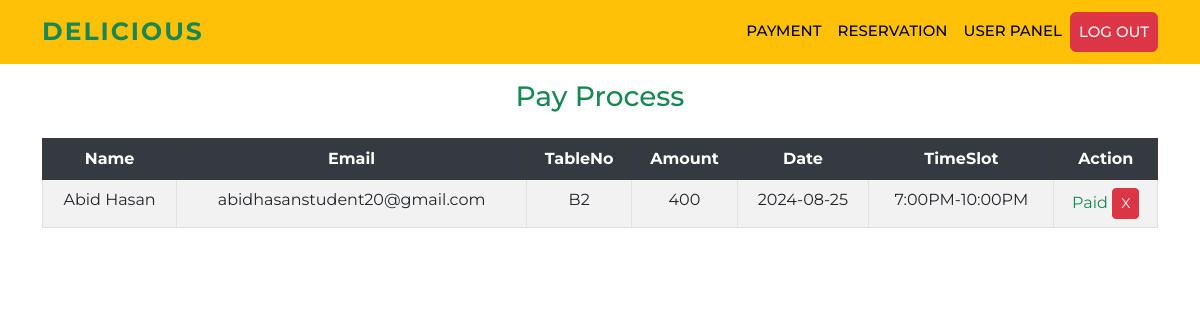
Page /user/setpay.php?id=3 (signed in) on the committed database.
### tables this page shows
CREATE TABLE `reservation` (
  `res_id` int(55) NOT NULL,
  `table_id` int(50) NOT NULL,
  `name` varchar(200) NOT NULL,
  `email` varchar(200) NOT NULL,
  `amount` varchar(100) NOT NULL,
  `table` varchar(200) NOT NULL,
  `date` varchar(100) NOT NULL,
  `timeslot` varchar(50) NOT NULL,
  `currenttime` datetime NOT NULL DEFAULT current_timestamp()
);

### user/setpay.php (the view, shortened to what this page needs)
<?php
include 'connection.php';
$id = $_GET['id'];
$email = $_SESSION['email'];
$sql = "SELECT * FROM reservation WHERE table_id='$id' AND email='$email' ORDER BY table_id DESC";
$result = $conn->query($sql);
function isPaid($res_id, $conn) {
    $stmt = $conn->prepare("SELECT status FROM payment WHERE resid = ?");
    $stmt->bind_param("i", $res_id);
    $stmt->execute();
    $result = $stmt->get_result();
    if ($row = $result->fetch_assoc()) {
        return $row['status'] === 'paid';
    }
    return false;
}
?>
<!DOCTYPE html>
<html lang="en">
<head>
    <link rel="stylesheet" href="userstyle.css">
    <link href="https://cdn.jsdelivr.net/npm/bootstrap@5.2.3/dist/css/bootstrap.min.css" rel="stylesheet">
</head>
<body>
    <?php include "Nav.php"; ?>
    <div class="container" style="margin-top: 5rem;">
        <h3 class="text-center text-success mb-4">Pay Process</h3>
        <div class="table-responsive">
            <table class="table table-striped table-bordered text-center">
                <thead class="table-dark">
                    <tr>
                        <th>Name</th>
                        <th>Email</th>
                        <th>TableNo</th>
                        <th>Amount</th>
                        <th>Date</th>
                        <th>TimeSlot</th>
                        <th>Action</th>
                    </tr>
                </thead>
                <tbody>
                    <?php while ($row = $result->fetch_assoc()): ?>
                        <tr>
                            <td><?php echo htmlspecialchars($row['name']); ?></td>
                            <td><?php echo htmlspecialchars($row['email']); ?></td>
                            <td><?php echo htmlspecialchars($row['table']); ?></td>
                            <td><?php echo htmlspecialchars($row['amount']); ?></td>
                            <td><?php echo htmlspecialchars($row['date']); ?></td>
                            <td><?php echo htmlspecialchars($row['timeslot']); ?></td>
                            <td>
                                <?php if (isPaid($row['res_id'], $conn)): ?>
                                    <span class="text-success">Paid</span>
                                    <a href="deletebook.php?id=<?php echo $row['res_id']; ?>" class="btn btn-danger btn-sm">X</a>
                                <?php else: ?>
                                    <a href="deletebook.php?id=<?php echo $row['res_id']; ?>" class="btn btn-danger btn-sm">X</a>
                                    <a href="payment.php?id=<?php echo $row['res_id']; ?>" class="btn btn-success btn-sm">Pay</a>
                                <?php endif; ?>
                            </td>
                        </tr>
                    <?php endwhile; ?>
                </tbody>
            </table>
        </div>
    </div>
</body>
</html>

### user/userstyle.css (style rules this page uses)
* { margin: 0; padding: 0; }

### user/Nav.php (style rules this page uses)
* { font-family: 'Montserrat', sans-serif; }

### user/setpay.php (style rules this page uses)
.table thead th { background-color: #343a40; color: #ffffff; }

### rows in the picture
reservation: name "Abid Hasan", email "abidhasanstudent20@gmail.com", table "B2", amount "400", date "2024-08-25", timeslot "7:00PM-10:00PM"
